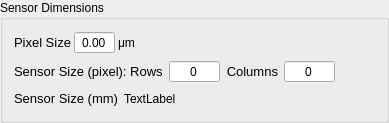
       <widget class="QGroupBox" name="sensorDimensionsGroupBox">
        <property name="title">
         <string>Sensor Dimensions</string>
        </property>
        <layout class="QVBoxLayout" name="verticalLayout_21">
         <item>
          <layout class="QHBoxLayout" name="horizontalLayout_52">
           <property name="spacing">
            <number>3</number>
           </property>
           <property name="sizeConstraint">
            <enum>QLayout::SetMinimumSize</enum>
           </property>
           <item>
            <widget class="QLabel" name="label_61">
             <property name="text">
              <string>&lt;!DOCTYPE HTML PUBLIC &quot;-//W3C//DTD HTML 4.0//EN&quot; &quot;http://www.w3.org/TR/REC-html40/strict.dtd&quot;&gt;
&lt;html&gt;&lt;head&gt;&lt;meta name=&quot;qrichtext&quot; content=&quot;1&quot; /&gt;&lt;style type=&quot;text/css&quot;&gt;
p, li { white-space: pre-wrap; }
&lt;/style&gt;&lt;/head&gt;&lt;body style=&quot; font-family:'Sans'; font-size:10pt; font-weight:400; font-style:normal;&quot;&gt;
&lt;table border=&quot;0&quot; style=&quot;-qt-table-type: root; margin-top:4px; margin-bottom:4px; margin-left:4px; margin-right:4px;&quot;&gt;
&lt;tr&gt;
&lt;td style=&quot;border: none;&quot;&gt;
&lt;p style=&quot; margin-top:0px; margin-bottom:0px; margin-left:0px; margin-right:0px; -qt-block-indent:0; text-indent:0px;&quot;&gt;Pixel Size&lt;/p&gt;&lt;/td&gt;&lt;/tr&gt;&lt;/table&gt;&lt;/body&gt;&lt;/html&gt;</string>
             </property>
            </widget>
           </item>
           <item>
            <widget class="QDoubleSpinBox" name="pixelSizeDoubleSpinBox">
             <property name="alignment">
              <set>Qt::AlignCenter</set>
             </property>
             <property name="buttonSymbols">
              <enum>QAbstractSpinBox::NoButtons</enum>
             </property>
            </widget>
           </item>
           <item>
            <widget class="QLabel" name="label_28">
             <property name="text">
              <string>μm</string>
             </property>
            </widget>
           </item>
           <item>
            <spacer name="horizontalSpacer_6">
             <property name="orientation">
              <enum>Qt::Horizontal</enum>
             </property>
             <property name="sizeHint" stdset="0">
              <size>
               <width>40</width>
               <height>20</height>
              </size>
             </property>
            </spacer>
           </item>
          </layout>
         </item>
         <item>
          <layout class="QHBoxLayout" name="horizontalLayout_53">
           <item>
            <widget class="QLabel" name="label_64">
             <property name="text">
              <string>&lt;!DOCTYPE HTML PUBLIC &quot;-//W3C//DTD HTML 4.0//EN&quot; &quot;http://www.w3.org/TR/REC-html40/strict.dtd&quot;&gt;
&lt;html&gt;&lt;head&gt;&lt;meta name=&quot;qrichtext&quot; content=&quot;1&quot; /&gt;&lt;style type=&quot;text/css&quot;&gt;
p, li { white-space: pre-wrap; }
&lt;/style&gt;&lt;/head&gt;&lt;body style=&quot; font-family:'Sans'; font-size:10pt; font-weight:400; font-style:normal;&quot;&gt;
&lt;table border=&quot;0&quot; style=&quot;-qt-table-type: root; margin-top:4px; margin-bottom:4px; margin-left:4px; margin-right:4px;&quot;&gt;
&lt;tr&gt;
&lt;td style=&quot;border: none;&quot;&gt;
&lt;p style=&quot; margin-top:0px; margin-bottom:0px; margin-left:0px; margin-right:0px; -qt-block-indent:0; text-indent:0px;&quot;&gt;Sensor Size (pixel): Rows&lt;/p&gt;&lt;/td&gt;&lt;/tr&gt;&lt;/table&gt;&lt;/body&gt;&lt;/html&gt;</string>
             </property>
            </widget>
           </item>
           <item>
            <widget class="QSpinBox" name="sensorRowsSpinBox">
             <property name="alignment">
              <set>Qt::AlignCenter</set>
             </property>
             <property name="buttonSymbols">
              <enum>QAbstractSpinBox::NoButtons</enum>
             </property>
             <property name="maximum">
              <number>999999999</number>
             </property>
            </widget>
           </item>
           <item>
            <widget class="QLabel" name="label_23">
             <property name="text">
              <string>&lt;!DOCTYPE HTML PUBLIC &quot;-//W3C//DTD HTML 4.0//EN&quot; &quot;http://www.w3.org/TR/REC-html40/strict.dtd&quot;&gt;
&lt;html&gt;&lt;head&gt;&lt;meta name=&quot;qrichtext&quot; content=&quot;1&quot; /&gt;&lt;style type=&quot;text/css&quot;&gt;
p, li { white-space: pre-wrap; }
&lt;/style&gt;&lt;/head&gt;&lt;body style=&quot; font-family:'Sans'; font-size:10pt; font-weight:400; font-style:normal;&quot;&gt;
&lt;p align=&quot;right&quot; style=&quot; margin-top:0px; margin-bottom:0px; margin-left:0px; margin-right:0px; -qt-block-indent:0; text-indent:0px;&quot;&gt;Columns&lt;/p&gt;&lt;/body&gt;&lt;/html&gt;</string>
             </property>
            </widget>
           </item>
           <item>
            <widget class="QSpinBox" name="sensorColsSpinBox">
             <property name="alignment">
              <set>Qt::AlignCenter</set>
             </property>
             <property name="buttonSymbols">
              <enum>QAbstractSpinBox::NoButtons</enum>
             </property>
             <property name="maximum">
              <number>999999999</number>
             </property>
            </widget>
           </item>
           <item>
            <spacer name="horizontalSpacer_7">
             <property name="orientation">
              <enum>Qt::Horizontal</enum>
             </property>
             <property name="sizeHint" stdset="0">
              <size>
               <width>40</width>
               <height>20</height>
              </size>
             </property>
            </spacer>
           </item>
          </layout>
         </item>
         <item>
          <layout class="QHBoxLayout" name="horizontalLayout_54">
           <item>
            <widget class="QLabel" name="label_65">
             <property name="text">
              <string>&lt;!DOCTYPE HTML PUBLIC &quot;-//W3C//DTD HTML 4.0//EN&quot; &quot;http://www.w3.org/TR/REC-html40/strict.dtd&quot;&gt;
&lt;html&gt;&lt;head&gt;&lt;meta name=&quot;qrichtext&quot; content=&quot;1&quot; /&gt;&lt;style type=&quot;text/css&quot;&gt;
p, li { white-space: pre-wrap; }
&lt;/style&gt;&lt;/head&gt;&lt;body style=&quot; font-family:'Sans'; font-size:10pt; font-weight:400; font-style:normal;&quot;&gt;
&lt;table border=&quot;0&quot; style=&quot;-qt-table-type: root; margin-top:4px; margin-bottom:4px; margin-left:4px; margin-right:4px;&quot;&gt;
&lt;tr&gt;
&lt;td style=&quot;border: none;&quot;&gt;
&lt;p align=&quot;right&quot; style=&quot; margin-top:0px; margin-bottom:0px; margin-left:0px; margin-right:0px; -qt-block-indent:0; text-indent:0px;&quot;&gt;Sensor Size (mm)&lt;/p&gt;&lt;/td&gt;&lt;/tr&gt;&lt;/table&gt;&lt;/body&gt;&lt;/html&gt;</string>
             </property>
            </widget>
           </item>
           <item>
            <widget class="QLabel" name="sensorDimensionsLabel">
             <property name="text">
              <string>TextLabel</string>
             </property>
            </widget>
           </item>
           <item>
            <spacer name="horizontalSpacer_8">
             <property name="orientation">
              <enum>Qt::Horizontal</enum>
             </property>
             <property name="sizeHint" stdset="0">
              <size>
               <width>40</width>
               <height>20</height>
              </size>
             </property>
            </spacer>
           </item>
          </layout>
         </item>
        </layout>
       </widget>
